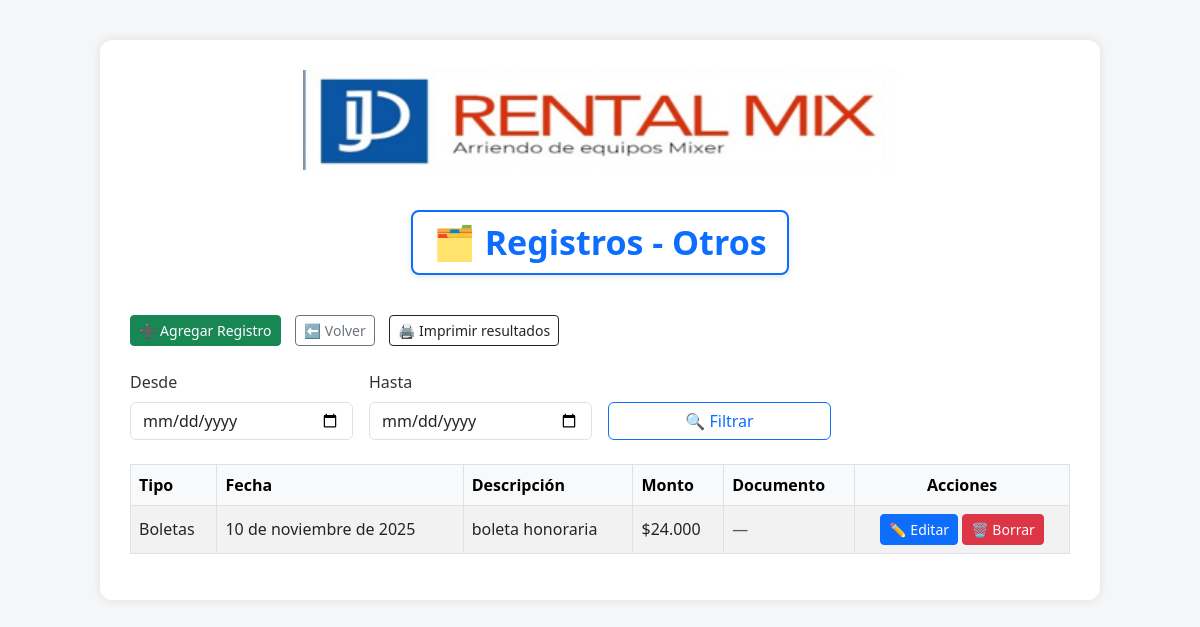
Screenshot of /otros/listar/ with the database file from the repository.
### otros/models.py (models this page shows, shortened)
class RegistroOtro(models.Model):
    TIPO_CHOICES = [
        ('partes', 'Partes'),
        ('boletas', 'Boletas'),
        ('patentes', 'Patentes'),
        ('otros', 'Otros'),
    ]
    tipo = models.CharField(max_length=20, choices=TIPO_CHOICES)
    descripcion = models.TextField()
    fecha = models.DateField()
    monto = models.DecimalField(max_digits=12, decimal_places=2, blank=True, null=True)
    documento = models.FileField(upload_to='documentos_otros/', blank=True, null=True)
    creado = models.DateTimeField(auto_now_add=True)

### otros/views.py (the view)
# urls.py: path('listar/', views.listar_otros, name='listar_otros'),
def listar_otros(request):
    desde = request.GET.get('desde')
    hasta = request.GET.get('hasta')
    otros = RegistroOtro.objects.all()
    if desde and hasta:
        otros = otros.filter(fecha__range=[desde, hasta])
    return render(request, 'listar_otros.html', {
        'otros': otros
    })

### ventas/templatetags/formatos.py (called while the page is built)
@register.filter
def formato_chileno(valor):
    try:
        valor = int(round(float(valor)))
        return '{0:,}'.format(valor).replace(',', '.')
    except:
        return valor

### otros/templates/listar_otros.html (shortened to what this page needs)
{% load static %}
{% load formatos %}
<!DOCTYPE html>
<html lang="es">
<head>
  <link href="https://cdn.jsdelivr.net/npm/bootstrap@5.3.0/dist/css/bootstrap.min.css" rel="stylesheet">
</head>
<body>
  <div class="container">
    <div class="text-center d-flex flex-column align-items-center">
      <img src="{% static 'img/logo.png' %}" alt="Logo JD Rental Mix" style="height: 100px; width: auto; margin-bottom: 20px;">
      <h1 class="titulo-otros">🗂️ Registros - Otros</h1>
    </div>
    <div class="botones-otros mb-4 text-start no-print">
      <a href="{% url 'registrar_otro' %}" class="btn btn-success btn-sm">➕ Agregar Registro</a>
      <a href="{% url 'menu_facturas' %}" class="btn btn-outline-secondary btn-sm">⬅️ Volver</a>
      <button type="button" class="btn btn-outline-dark btn-sm" onclick="window.print()">🖨️ Imprimir resultados</button>
    </div>
    <form method="get" class="mb-4 no-print">
      <div class="row g-3 align-items-end">
        <div class="col-md-3">
          <label for="desde" class="form-label">Desde</label>
          <input type="date" name="desde" id="desde" class="form-control" value="{{ request.GET.desde }}">
        </div>
        <div class="col-md-3">
          <label for="hasta" class="form-label">Hasta</label>
          <input type="date" name="hasta" id="hasta" class="form-control" value="{{ request.GET.hasta }}">
        </div>
        <div class="col-md-3 d-flex align-items-end">
          <button type="submit" class="btn btn-outline-primary w-100">🔍 Filtrar</button>
        </div>
      </div>
    </form>
    <table class="table table-bordered table-striped">
      <thead class="table-light">
        <tr>
          <th>Tipo</th>
          <th>Fecha</th>
          <th>Descripción</th>
          <th>Monto</th>
          <th>Documento</th>
          <th class="text-center no-print">Acciones</th>
        </tr>
      </thead>
      <tbody>
        {% for otro in otros %}
        <tr>
          <td>{{ otro.get_tipo_display }}</td>
          <td>{{ otro.fecha }}</td>
          <td>{{ otro.descripcion|truncatechars:50 }}</td>
          <td>
            {% if otro.monto %}
              ${{ otro.monto|formato_chileno }}
            {% else %}
              <span class="text-muted">—</span>
            {% endif %}
          </td>
          <td>
            {% if otro.documento %}
              <a href="{{ otro.documento.url }}" target="_blank">Ver documento</a>
            {% else %}
              <span class="text-muted">—</span>
            {% endif %}
          </td>
          <td class="text-center acciones no-print">
            <a href="{% url 'editar_otro' otro.id %}" class="btn btn-sm btn-primary">✏️ Editar</a>
            <form method="post" action="{% url 'eliminar_otro' otro.id %}" onsubmit="return confirm('¿Eliminar este registro?')">
              <button type="submit" class="btn btn-sm btn-danger">🗑️ Borrar</button>
            </form>
          </td>
        </tr>
        {% empty %}
        <tr><td colspan="6" class="text-center text-muted">No hay registros en esta sección.</td></tr>
        {% endfor %}
      </tbody>
    </table>
  </div>
</body>
</html>

### otros/templates/listar_otros.html (style rules this page uses)
body { background-color: #f4f6f8; font-family: 'Segoe UI', sans-serif; padding: 40px; color: #333; }
.container { max-width: 1000px; margin: auto; background: #fff; padding: 30px; border-radius: 12px; box-shadow: 0 0 10px rgba(0,0,0,0.1); }
.titulo-otros { font-size: 34px; font-weight: 700; background-color: #ffffff; border: 2px solid #0d6efd; padding: 10px 20px; border-radius: 8px; display: inline-block; color: #0d6efd; box-shadow: 0 2px 6px rgba(0,0,0,0.1); margin-top: 20px; margin-bottom: 40px; }
.table th, .table td { vertical-align: middle; text-align: left; }
.acciones form { display: inline; }
.botones-otros a, .botones-otros button { margin-right: 10px; }

### rows the page displays
RegistroOtro: tipo "Boletas", fecha "10 de noviembre de 2025", descripcion "boleta honoraria", monto "24.000"
